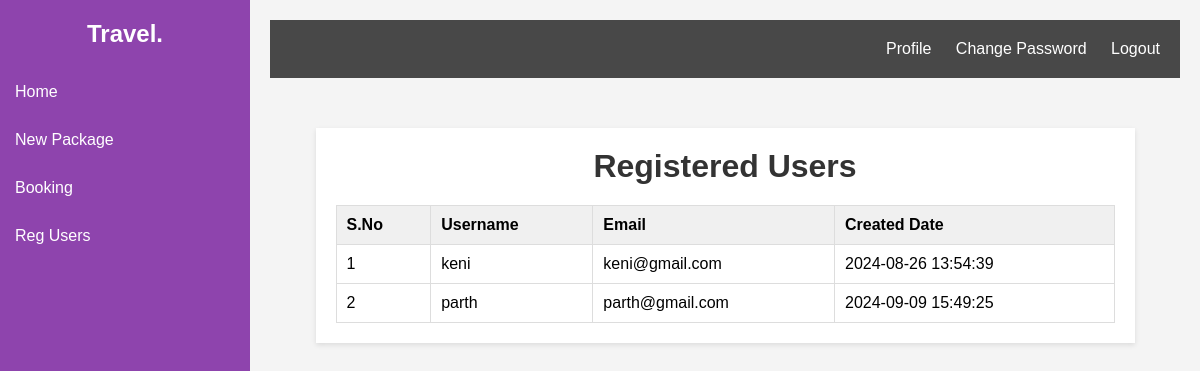
Page /admin/reguser.php (signed in) on the committed database.
### tables this page shows
CREATE TABLE `user` (
  `userid` int(11) NOT NULL,
  `username` varchar(80) NOT NULL,
  `email` varchar(80) NOT NULL,
  `password` varchar(100) NOT NULL,
  `usertype` varchar(20) NOT NULL,
  `created_date` timestamp NOT NULL DEFAULT current_timestamp()
);

### admin/reguser.php (the view, shortened to what this page needs)
<?php
include "nav.php";
include "../shared/connection.php";
$sql = "SELECT userid, username, email, created_date FROM user WHERE usertype = 'customer'";
$result = $conn->query($sql);
?>
<!DOCTYPE html>
<html lang="en">
<head>
   <link rel="stylesheet" href="https://unpkg.com/swiper@7/swiper-bundle.min.css" />
   <link rel="stylesheet" href="https://cdnjs.cloudflare.com/ajax/libs/font-awesome/5.15.4/css/all.min.css">
</head>
<body>
    <div class="container">
        <h1>Registered Users</h1>
        <table>
            <thead>
                <tr>
                    <th>S.No</th>
                    <th>Username</th>
                    <th>Email</th>
                    <th>Created Date</th>
                </tr>
            </thead>
            <tbody>
                <?php
                if ($result->num_rows > 0) {
                    $sno = 1;
                    while($row = $result->fetch_assoc()) {
                        echo "<tr>";
                        echo "<td>" . $sno . "</td>";
                        echo "<td>" . $row["username"] . "</td>";
                        echo "<td>" . $row["email"] . "</td>";
                        echo "<td>" . $row["created_date"] . "</td>";
                        echo "</tr>";
                        $sno++;
                    }
                } else {
                    echo "<tr><td colspan='4'>No users found</td></tr>";
                }
                ?>
            </tbody>
        </table>
    </div>
</body>
</html>

### admin/nav.php (style rules this page uses)
* { margin: 0; padding: 0; box-sizing: border-box; }
body { font-family: 'Roboto', sans-serif; background-color: #f0f0f0; }

### admin/reguser.php (style rules this page uses)
body { font-family: Arial, sans-serif; margin: 0; padding: 0; background-color: #f4f4f4; }
.container { width: 90%; margin: 50px auto; padding: 20px; background-color: #fff; box-shadow: 0 2px 5px rgba(0, 0, 0, 0.1); }
h1 { text-align: center; margin-bottom: 20px; color: #333; }
table { width: 100%; border-collapse: collapse; }
th, td { border: 1px solid #ddd; padding: 10px; text-align: left; }
th { background-color: #f0f0f0; }

### rows in the picture
user: username "keni", email "keni@gmail.com", created_date "2024-08-26 13:54:39"
user: username "parth", email "parth@gmail.com", created_date "2024-09-09 15:49:25"
